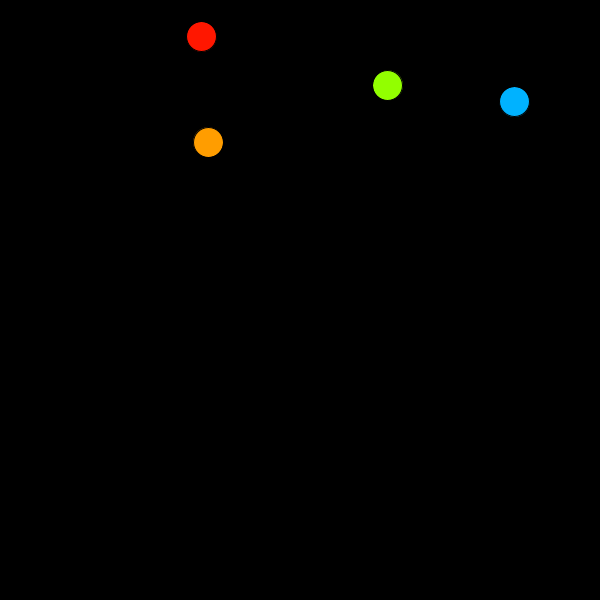
Frame 1 (no input)
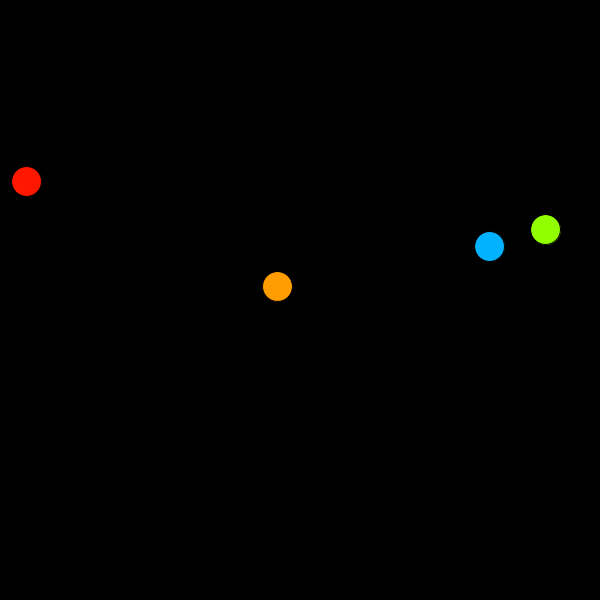
Frame 60 (the mouse pressed at the canvas centre just before this capture)
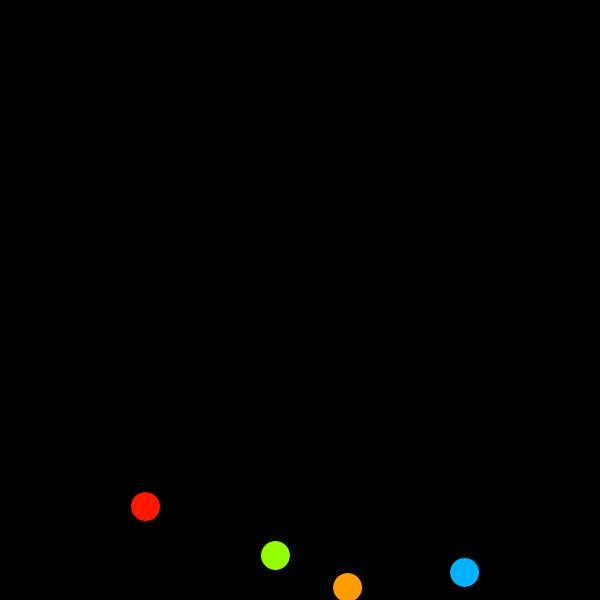
Frame 120 (the mouse held since frame 60 and released just before this capture)

The Processing sketch that drew these frames (run headless with seeded random() and noise(); from frame 60 on, the mouse is pressed at the canvas centre):

// Processing sketch: BallBound
// ── BallBound.pde
class Ball {
  float x, y, r;
  float vx, vy;
  color c;
  Ball () {
    x = random(width);
    y = random(10, height/2);
    r = 15;
    vx = random(-5.0, 5.0);
    vy = 1.0;
    pushStyle ();
    colorMode(HSB, 1, 1, 1);
    c = color(random(1), 1, 1);
    popStyle();
  }
  void draw () {
    fill(c);
    ellipse(x, y, 2*r, 2*r);
  }
  void update () {
    x = x + vx;
    y = y + vy;
    if (x < 0 || width < x) {
      vx = -vx;
    }
    if (height < y) {
      y = height - (y - height);
      vy = -vy;
    }
    vy = vy + 0.05;
  }
}

ArrayList<Ball> balls;

void setup () {
  size(600, 600);
  balls = new ArrayList<Ball> ();
  balls.add(new Ball());
  balls.add(new Ball());
  balls.add(new Ball());
  balls.add(new Ball());
}

void draw () {
  background(0, 0, 0);
  for (Ball ball: balls) {
    ball.draw();
    ball.update();
  }
}
